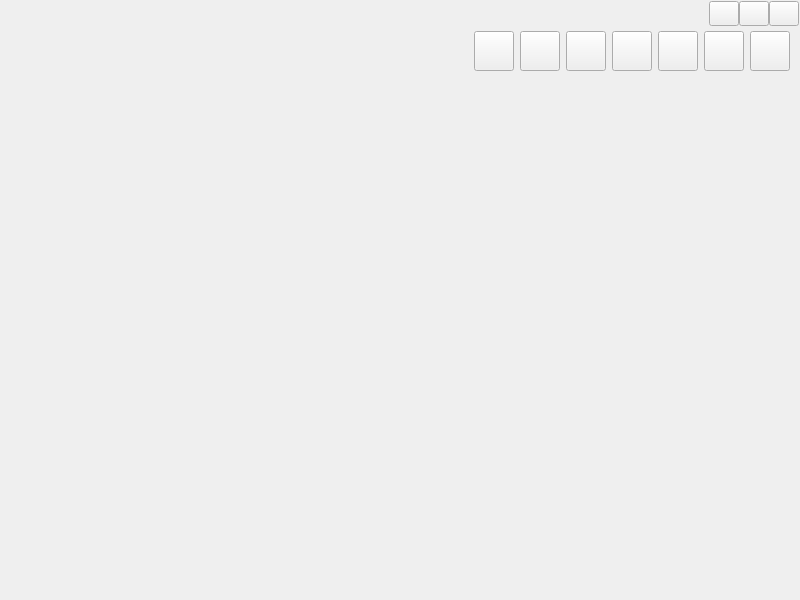
<?xml version="1.0" encoding="UTF-8"?>
<ui version="4.0">
 <class>frmMain</class>
 <widget class="QWidget" name="frmMain">
  <property name="geometry">
   <rect>
    <x>0</x>
    <y>0</y>
    <width>800</width>
    <height>600</height>
   </rect>
  </property>
  <property name="windowTitle">
   <string>Form</string>
  </property>
  <layout class="QVBoxLayout" name="verticalLayout_3">
   <property name="spacing">
    <number>0</number>
   </property>
   <property name="leftMargin">
    <number>0</number>
   </property>
   <property name="topMargin">
    <number>0</number>
   </property>
   <property name="rightMargin">
    <number>0</number>
   </property>
   <property name="bottomMargin">
    <number>0</number>
   </property>
   <item>
    <widget class="QWidget" name="widgetMain" native="true">
     <layout class="QVBoxLayout" name="verticalLayout">
      <property name="spacing">
       <number>0</number>
      </property>
      <property name="leftMargin">
       <number>1</number>
      </property>
      <property name="topMargin">
       <number>1</number>
      </property>
      <property name="rightMargin">
       <number>1</number>
      </property>
      <property name="bottomMargin">
       <number>1</number>
      </property>
      <item>
       <widget class="QWidget" name="widgetTop" native="true">
        <property name="minimumSize">
         <size>
          <width>0</width>
          <height>80</height>
         </size>
        </property>
        <property name="maximumSize">
         <size>
          <width>16777215</width>
          <height>80</height>
         </size>
        </property>
        <layout class="QGridLayout" name="gridLayout">
         <property name="leftMargin">
          <number>0</number>
         </property>
         <property name="topMargin">
          <number>0</number>
         </property>
         <property name="rightMargin">
          <number>0</number>
         </property>
         <property name="bottomMargin">
          <number>0</number>
         </property>
         <property name="spacing">
          <number>0</number>
         </property>
         <item row="1" column="1">
          <widget class="QWidget" name="widgetBtn" native="true">
           <property name="sizePolicy">
            <sizepolicy hsizetype="Preferred" vsizetype="Expanding">
             <horstretch>0</horstretch>
             <verstretch>0</verstretch>
            </sizepolicy>
           </property>
           <layout class="QHBoxLayout" name="horizontalLayout_2">
            <property name="topMargin">
             <number>5</number>
            </property>
            <property name="bottomMargin">
             <number>10</number>
            </property>
            <item>
             <spacer name="horizontalSpacer_2">
              <property name="orientation">
               <enum>Qt::Horizontal</enum>
              </property>
              <property name="sizeHint" stdset="0">
               <size>
                <width>40</width>
                <height>20</height>
               </size>
              </property>
             </spacer>
            </item>
            <item>
             <widget class="QPushButton" name="btnViewMain">
              <property name="sizePolicy">
               <sizepolicy hsizetype="Fixed" vsizetype="Expanding">
                <horstretch>0</horstretch>
                <verstretch>0</verstretch>
               </sizepolicy>
              </property>
              <property name="text">
               <string/>
              </property>
             </widget>
            </item>
            <item>
             <widget class="QPushButton" name="btnViewData">
              <property name="sizePolicy">
               <sizepolicy hsizetype="Fixed" vsizetype="Expanding">
                <horstretch>0</horstretch>
                <verstretch>0</verstretch>
               </sizepolicy>
              </property>
              <property name="text">
               <string/>
              </property>
             </widget>
            </item>
            <item>
             <widget class="QPushButton" name="btnViewMap">
              <property name="sizePolicy">
               <sizepolicy hsizetype="Fixed" vsizetype="Expanding">
                <horstretch>0</horstretch>
                <verstretch>0</verstretch>
               </sizepolicy>
              </property>
              <property name="text">
               <string/>
              </property>
             </widget>
            </item>
            <item>
             <widget class="QPushButton" name="btnViewDevice">
              <property name="sizePolicy">
               <sizepolicy hsizetype="Fixed" vsizetype="Expanding">
                <horstretch>0</horstretch>
                <verstretch>0</verstretch>
               </sizepolicy>
              </property>
              <property name="text">
               <string/>
              </property>
             </widget>
            </item>
            <item>
             <widget class="QPushButton" name="btnViewPlot">
              <property name="sizePolicy">
               <sizepolicy hsizetype="Minimum" vsizetype="Expanding">
                <horstretch>0</horstretch>
                <verstretch>0</verstretch>
               </sizepolicy>
              </property>
              <property name="text">
               <string/>
              </property>
             </widget>
            </item>
            <item>
             <widget class="QPushButton" name="btnData">
              <property name="sizePolicy">
               <sizepolicy hsizetype="Fixed" vsizetype="Expanding">
                <horstretch>0</horstretch>
                <verstretch>0</verstretch>
               </sizepolicy>
              </property>
              <property name="text">
               <string/>
              </property>
             </widget>
            </item>
            <item>
             <widget class="QPushButton" name="btnConfig">
              <property name="sizePolicy">
               <sizepolicy hsizetype="Fixed" vsizetype="Expanding">
                <horstretch>0</horstretch>
                <verstretch>0</verstretch>
               </sizepolicy>
              </property>
              <property name="text">
               <string/>
              </property>
             </widget>
            </item>
           </layout>
          </widget>
         </item>
         <item row="0" column="1">
          <widget class="QWidget" name="widgetMenu" native="true">
           <property name="minimumSize">
            <size>
             <width>0</width>
             <height>25</height>
            </size>
           </property>
           <property name="maximumSize">
            <size>
             <width>16777215</width>
             <height>25</height>
            </size>
           </property>
           <layout class="QHBoxLayout" name="horizontalLayout">
            <property name="spacing">
             <number>0</number>
            </property>
            <property name="leftMargin">
             <number>0</number>
            </property>
            <property name="topMargin">
             <number>0</number>
            </property>
            <property name="rightMargin">
             <number>0</number>
            </property>
            <property name="bottomMargin">
             <number>0</number>
            </property>
            <item>
             <spacer name="horizontalSpacer">
              <property name="orientation">
               <enum>Qt::Horizontal</enum>
              </property>
              <property name="sizeHint" stdset="0">
               <size>
                <width>40</width>
                <height>20</height>
               </size>
              </property>
             </spacer>
            </item>
            <item>
             <widget class="QPushButton" name="btnMenu_Min">
              <property name="sizePolicy">
               <sizepolicy hsizetype="Minimum" vsizetype="Expanding">
                <horstretch>0</horstretch>
                <verstretch>0</verstretch>
               </sizepolicy>
              </property>
              <property name="minimumSize">
               <size>
                <width>30</width>
                <height>0</height>
               </size>
              </property>
              <property name="maximumSize">
               <size>
                <width>30</width>
                <height>16777215</height>
               </size>
              </property>
              <property name="text">
               <string/>
              </property>
             </widget>
            </item>
            <item>
             <widget class="QPushButton" name="btnMenu_Max">
              <property name="sizePolicy">
               <sizepolicy hsizetype="Minimum" vsizetype="Expanding">
                <horstretch>0</horstretch>
                <verstretch>0</verstretch>
               </sizepolicy>
              </property>
              <property name="minimumSize">
               <size>
                <width>30</width>
                <height>0</height>
               </size>
              </property>
              <property name="maximumSize">
               <size>
                <width>30</width>
                <height>16777215</height>
               </size>
              </property>
              <property name="text">
               <string/>
              </property>
             </widget>
            </item>
            <item>
             <widget class="QPushButton" name="btnMenu_Close">
              <property name="sizePolicy">
               <sizepolicy hsizetype="Minimum" vsizetype="Expanding">
                <horstretch>0</horstretch>
                <verstretch>0</verstretch>
               </sizepolicy>
              </property>
              <property name="minimumSize">
               <size>
                <width>30</width>
                <height>0</height>
               </size>
              </property>
              <property name="maximumSize">
               <size>
                <width>30</width>
                <height>16777215</height>
               </size>
              </property>
              <property name="text">
               <string/>
              </property>
             </widget>
            </item>
           </layout>
          </widget>
         </item>
         <item row="0" column="0" rowspan="2">
          <widget class="QWidget" name="widgetLogo" native="true">
           <property name="minimumSize">
            <size>
             <width>300</width>
             <height>0</height>
            </size>
           </property>
           <layout class="QGridLayout" name="gridLayout_2">
            <property name="leftMargin">
             <number>0</number>
            </property>
            <item row="1" column="1">
             <widget class="QLabel" name="labTitleEn">
              <property name="text">
               <string/>
              </property>
              <property name="alignment">
               <set>Qt::AlignLeading|Qt::AlignLeft|Qt::AlignTop</set>
              </property>
             </widget>
            </item>
            <item row="0" column="1">
             <widget class="QLabel" name="labTitleCn">
              <property name="text">
               <string/>
              </property>
             </widget>
            </item>
            <item row="0" column="0" rowspan="2">
             <widget class="QLabel" name="labLogoImage">
              <property name="text">
               <string/>
              </property>
              <property name="alignment">
               <set>Qt::AlignCenter</set>
              </property>
             </widget>
            </item>
           </layout>
          </widget>
         </item>
        </layout>
       </widget>
      </item>
      <item>
       <widget class="QStackedWidget" name="stackedWidget"/>
      </item>
     </layout>
    </widget>
   </item>
   <item>
    <widget class="BottomWidget" name="bottomWidget" native="true"/>
   </item>
  </layout>
 </widget>
 <customwidgets>
  <customwidget>
   <class>BottomWidget</class>
   <extends>QWidget</extends>
   <header>bottomwidget.h</header>
   <container>1</container>
  </customwidget>
 </customwidgets>
 <tabstops>
  <tabstop>btnViewData</tabstop>
  <tabstop>btnViewPlot</tabstop>
  <tabstop>btnData</tabstop>
  <tabstop>btnConfig</tabstop>
  <tabstop>btnMenu_Min</tabstop>
  <tabstop>btnMenu_Max</tabstop>
  <tabstop>btnMenu_Close</tabstop>
 </tabstops>
 <resources/>
 <connections/>
</ui>
